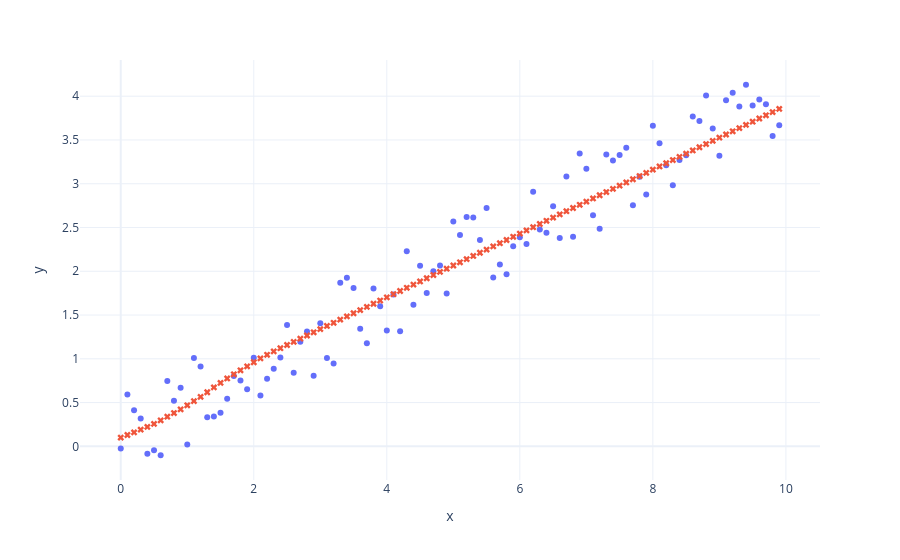

Write notebook code for a chart like this one.
### Code cell
f = px.scatter(x=x, y=y)
f.add_scatter(x=x, y=pred_y, showlegend=False, 
              mode='markers', marker_symbol='x')
